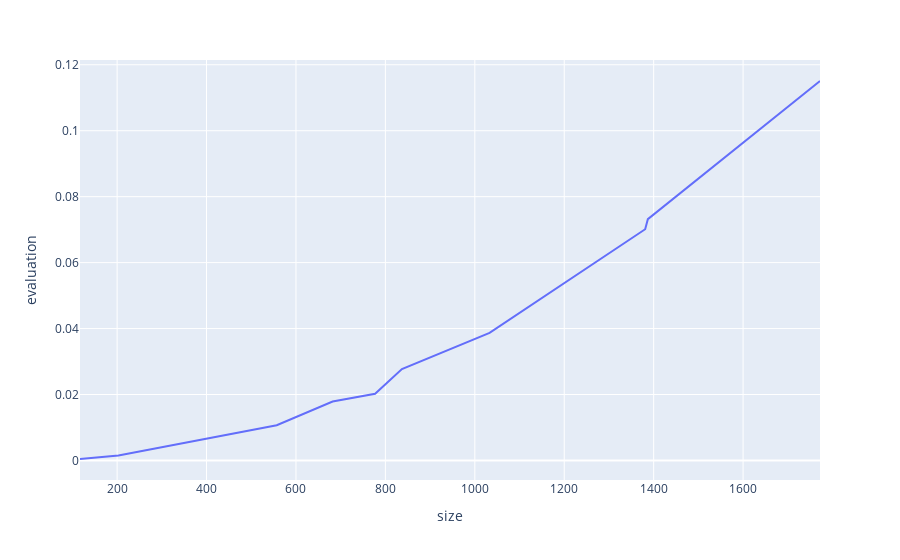

Source (notebook cell):
### Code cell
build_chart(sorted(evaluate_results(10, inserted), key=lambda x: x[1]))

### Figure 1 — Plotly figure (JSON) as saved in the notebook; plotly's stock layout.template omitted (floating-point values rounded to 4 significant figures)
{"data": [{"hovertemplate": "size=%{x}<br>evaluation=%{y}<extra></extra>", "legendgroup": "", "line": {"color": "#636efa", "dash": "solid"}, "mode": "lines", "name": "", "orientation": "v", "showlegend": false, "type": "scatter", "x": [117, 203, 557, 682, 777, 837, 1033, 1381, 1387, 1772], "xaxis": "x", "y": [0.0004425, 0.001482, 0.01068, 0.01787, 0.02021, 0.02773, 0.03871, 0.07012, 0.07317, 0.1151], "yaxis": "y"}], "layout": {"legend": {"tracegroupgap": 0}, "margin": {"t": 60}, "xaxis": {"anchor": "y", "domain": [0, 1], "title": {"text": "size"}}, "yaxis": {"anchor": "x", "domain": [0, 1], "title": {"text": "evaluation"}}}}
